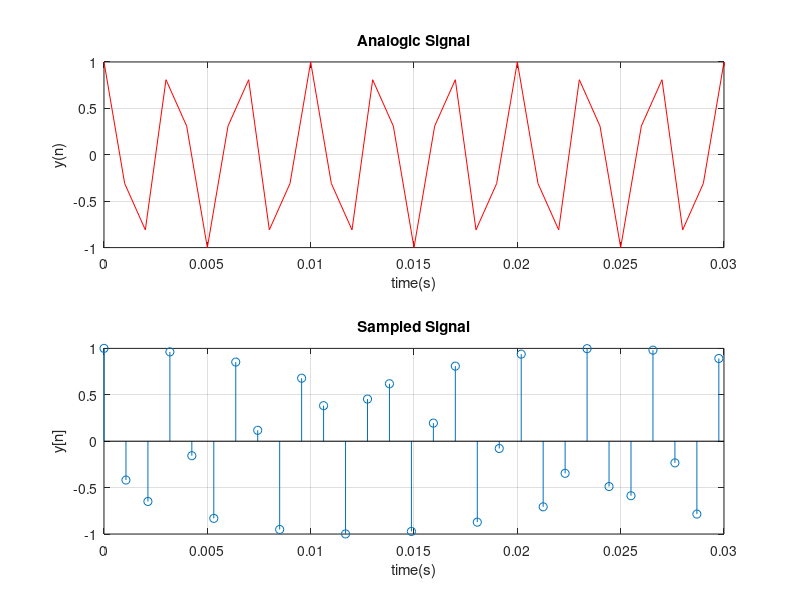

MATLAB code to generate this figure:
%LAB 4-Muestreo
%IV.6
t=0:0.001:1;
fx=300;%frecuencia analogica
x=cos(2*pi*fx*t);
subplot(2,1,1);
plot(t,x,'r');grid on;
xlim([0 0.03])
title('Analogic Signal')
xlabel('time(s)')
ylabel('y(n)')
Fs=80e3; %frecuencia de muestreo 10*fx
Ts=(0:85:Fs)./Fs;
xn=cos(2*pi*fx*Ts);
subplot(2,1,2);
stem(Ts,xn);grid on
xlim([0 0.03])
title('Sampled Signal')
xlabel('time(s)')
ylabel('y[n]')
